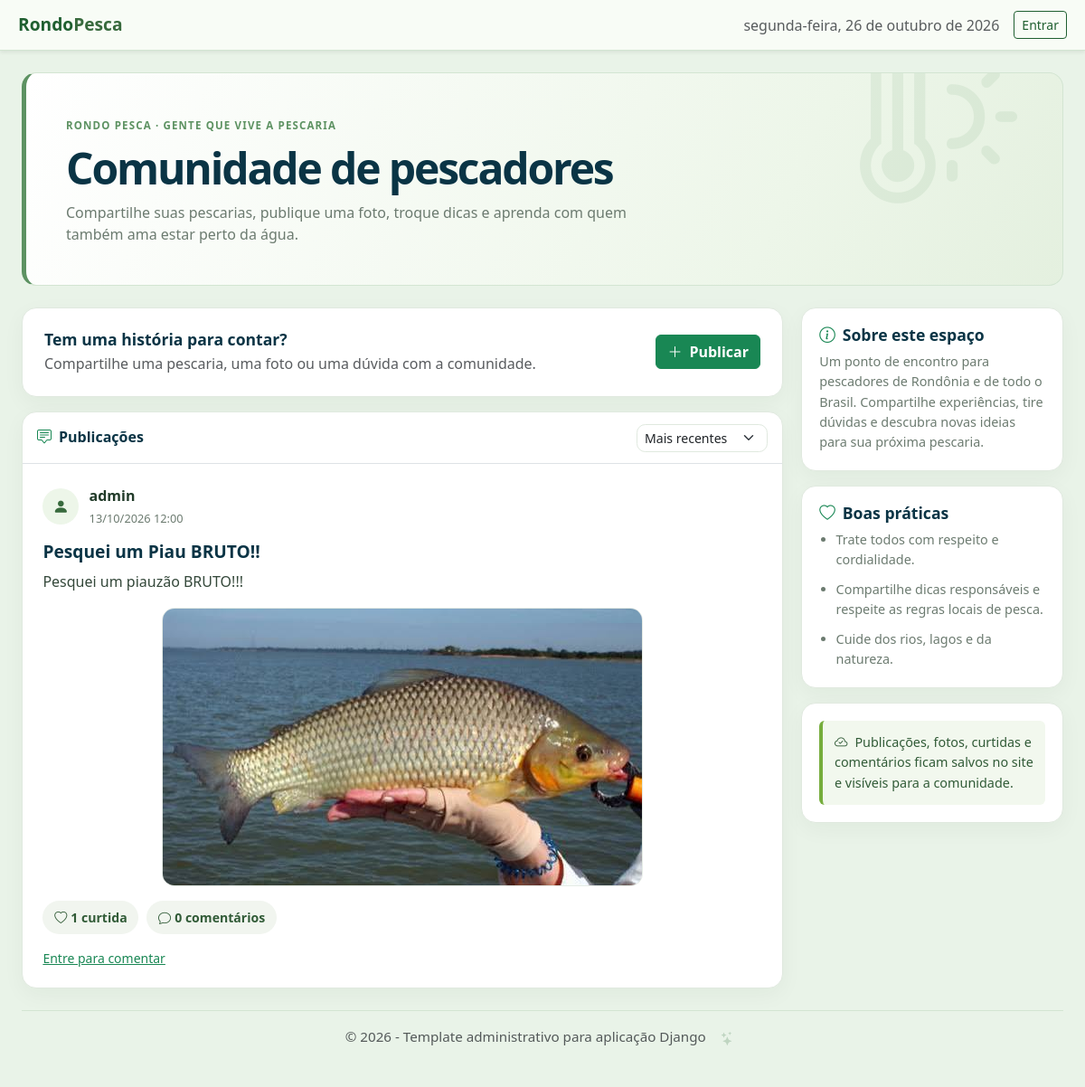
The page /comunidade/ on the database as committed earlier.
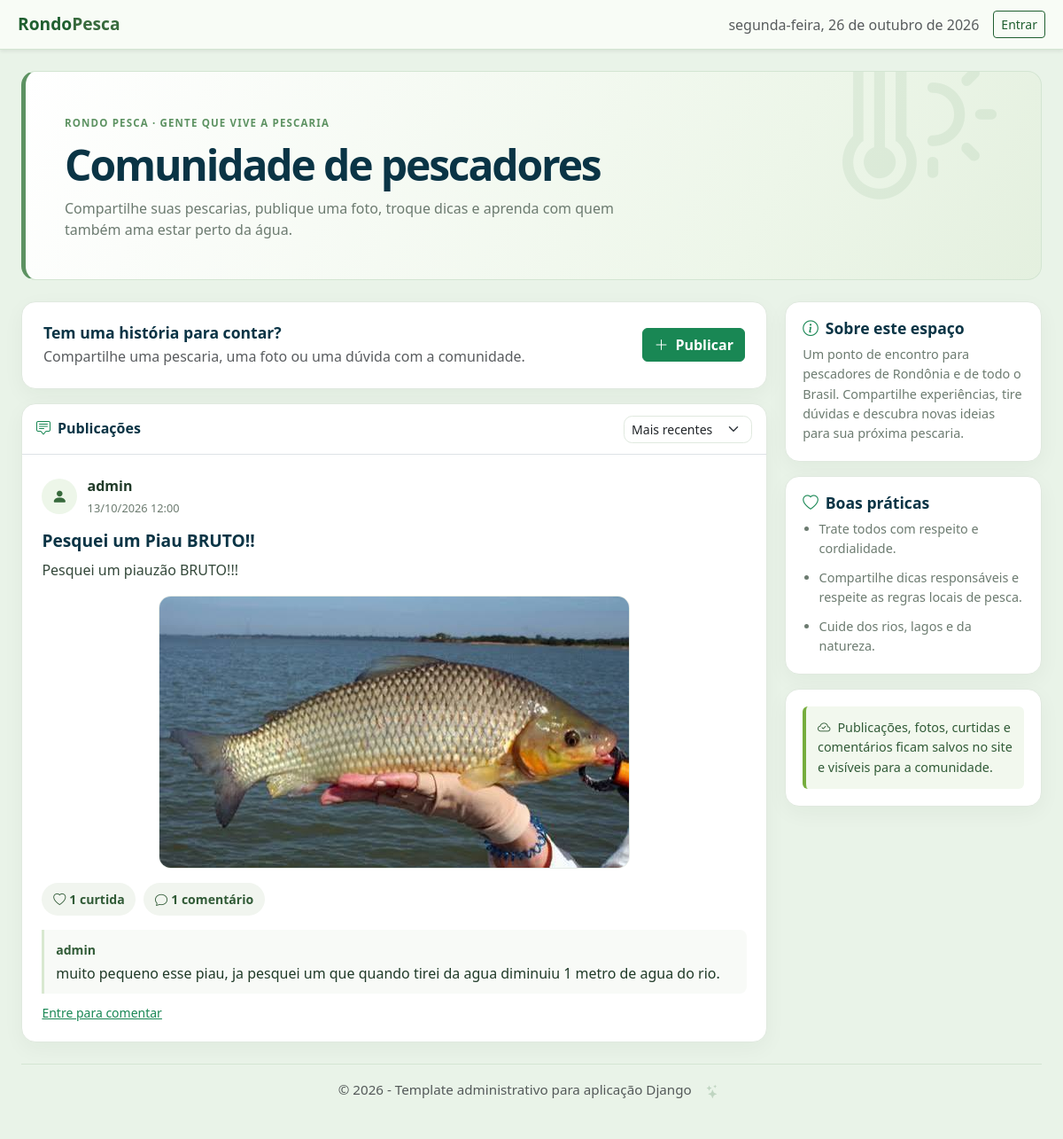
The same page on the database as committed later.
### forum/models.py (models this page shows, shortened)
class Publicacao(models.Model):
    autor = models.ForeignKey(
        settings.AUTH_USER_MODEL,
        on_delete=models.CASCADE,
        related_name='publicacoes_forum',
    )
    titulo = models.CharField(max_length=120, blank=True)
    texto = models.TextField(max_length=2000, blank=True)
    foto = models.FileField(upload_to='forum/publicacoes/%Y/%m/', blank=True)
    criada_em = models.DateTimeField(auto_now_add=True)
    class Meta:
        ordering = ['-criada_em']
        verbose_name = 'Publicação'
        verbose_name_plural = 'Publicações'

class Comentario(models.Model):
    publicacao = models.ForeignKey(
        Publicacao,
        on_delete=models.CASCADE,
        related_name='comentarios',
    )
    autor = models.ForeignKey(
        settings.AUTH_USER_MODEL,
        on_delete=models.CASCADE,
        related_name='comentarios_forum',
    )
    texto = models.CharField(max_length=500)
    criado_em = models.DateTimeField(auto_now_add=True)
    class Meta:
        ordering = ['criado_em']
        verbose_name = 'Comentário'
        verbose_name_plural = 'Comentários'

### forum/views.py (the view)
# urls.py: path('comunidade/', include('forum.urls')),
def comunidade(request):
    publicacoes = Publicacao.objects.select_related('autor').annotate(
        total_curtidas=Count('curtidas'),
    ).prefetch_related(
        Prefetch(
            'comentarios',
            queryset=Comentario.objects.select_related('autor'),
        ),
    )
    if request.user.is_authenticated:
        publicacoes = publicacoes.annotate(
            curtida_usuario=Exists(
                Curtida.objects.filter(
                    publicacao=OuterRef('pk'),
                    usuario=request.user,
                ),
            ),
        )
    else:
        publicacoes = publicacoes.annotate(
            curtida_usuario=Value(False, output_field=BooleanField()),
        )
    if request.GET.get('ordenar') == 'popular':
        publicacoes = publicacoes.order_by('-total_curtidas', '-criada_em')
    return render(request, 'comunidade.html', {
        'publicacoes': publicacoes,
        'ordenacao': request.GET.get('ordenar', 'recentes'),
        'comentario_form': ComentarioForm(),
    })

### forum/forms.py (shortened to what this page needs)
class ComentarioForm(forms.ModelForm):
    class Meta:
        model = Comentario
        fields = ['texto']
        widgets = {
            'texto': forms.TextInput(attrs={
                'class': 'form-control',
                'maxlength': 500,
                'placeholder': 'Escreva um comentário...',
                'aria-label': 'Escreva um comentário',
            }),
        }

### forum/templates/comunidade.html (shortened to what the changed rows need)
{% extends "base.html" %}
{% block content %}
<div class="community-page">
    <section class="community-hero mb-4">
        <h1 class="mt-2 mb-2">Comunidade de pescadores</h1>
    </section>
    <div class="community-layout">
        <div class="community-main">
            <section class="community-publish-prompt community-card">
                <div>
                    <h2 class="mb-1">Tem uma história para contar?</h2>
                </div>
            </section>
            <section class="community-card" aria-labelledby="feed-title">
                <div class="community-feed-toolbar border-bottom">
                    <h2 id="feed-title"><i class="bi bi-chat-square-text me-2 text-success" aria-hidden="true"></i>Publicações</h2>
                </div>
                {% for publicacao in publicacoes %}
                <article id="publicacao-{{ publicacao.pk }}" class="community-post">
                    <header class="community-post-header">
                        <span class="community-avatar"><i class="bi bi-person-fill" aria-hidden="true"></i></span>
                        <div>
                            <div class="community-post-author">{{ publicacao.autor.get_full_name|default:publicacao.autor.username }}</div>
                            <time class="community-post-time" datetime="{{ publicacao.criada_em|date:'c' }}">{{ publicacao.criada_em|date:"d/m/Y H:i" }}</time>
                        </div>
                    </header>
                    {% if publicacao.titulo %}
                    <h3 class="community-post-title">{{ publicacao.titulo }}</h3>
                    {% endif %}
                    {% if publicacao.texto %}
                    <p class="community-post-text">{{ publicacao.texto }}</p>
                    {% endif %}
                    {% if publicacao.foto %}
                    <img class="community-post-image" src="{{ publicacao.foto.url }}" alt="{% if publicacao.titulo %}Foto da publicação: {{ publicacao.titulo }}{% else %}Foto compartilhada na comunidade{% endif %}">
                    {% endif %}
                    <div class="community-post-actions">
                        {% if request.user.is_authenticated %}
                        <form method="post" action="{% url 'curtir' publicacao.pk %}">
                            {% csrf_token %}
                            <button class="community-action{% if publicacao.curtida_usuario %} is-liked{% endif %}" type="submit" aria-pressed="{{ publicacao.curtida_usuario|yesno:'true,false' }}">
                                <i class="bi {% if publicacao.curtida_usuario %}bi-heart-fill{% else %}bi-heart{% endif %} me-1" aria-hidden="true"></i>{{ publicacao.total_curtidas }} curtida{{ publicacao.total_curtidas|pluralize:"s" }}
                            </button>
                        </form>
                        {% else %}
                        <a class="community-action text-decoration-none" href="{% url 'login' %}?next={{ request.get_full_path|urlencode }}">
                            <i class="bi bi-heart me-1" aria-hidden="true"></i>{{ publicacao.total_curtidas }} curtida{{ publicacao.total_curtidas|pluralize:"s" }}
                        </a>
                        {% endif %}
                        <span class="community-action"><i class="bi bi-chat me-1" aria-hidden="true"></i>{{ publicacao.comentarios.all|length }} comentário{{ publicacao.comentarios.all|length|pluralize:"s" }}</span>
                    </div>
                    <div class="community-comments">
                        {% for comentario in publicacao.comentarios.all %}
                        <div class="community-comment">
                            <strong>{{ comentario.autor.get_full_name|default:comentario.autor.username }}</strong>
                            <p>{{ comentario.texto }}</p>
                        </div>
                        {% endfor %}
                        {% if request.user.is_authenticated %}
                        <form class="community-comment-form" method="post" action="{% url 'comentar' publicacao.pk %}">
                            {% csrf_token %}
                            {{ comentario_form.texto }}
                            <button class="btn btn-outline-success" type="submit">Comentar</button>
                        </form>
                        {% else %}
                        <a class="small link-success" href="{% url 'login' %}?next={{ request.get_full_path|urlencode }}">Entre para comentar</a>
                        {% endif %}
                    </div>
                </article>
                {% empty %}
                <div class="community-empty">
                    <i class="bi bi-water" aria-hidden="true"></i>
                    <h3>O primeiro post pode ser o seu!</h3>
                    <p>Ainda não há publicações. Compartilhe uma história, uma foto ou uma dúvida de pescaria para começar a conversa.</p>
                </div>
                {% endfor %}
            </section>
        </div>
        <aside class="community-aside" aria-label="Informações da comunidade">
            <section class="community-card community-aside-card">
                <h2><i class="bi bi-info-circle me-2 text-success" aria-hidden="true"></i>Sobre este espaço</h2>
            </section>
            <section class="community-card community-aside-card">
                <h2><i class="bi bi-heart me-2 text-success" aria-hidden="true"></i>Boas práticas</h2>
            </section>
        </aside>
    </div>
</div>
{% endblock %}

Rows that differ between the two databases and show on the page:
computed for Publicacao "Pesquei um Piau BRUTO!!": comentarios.all|length "0" → "1"
added Comentario: autor.get_full_name "admin", texto "muito pequeno esse piau, ja pesquei um que quando tirei da agua diminuiu 1 metro de agua do rio."
